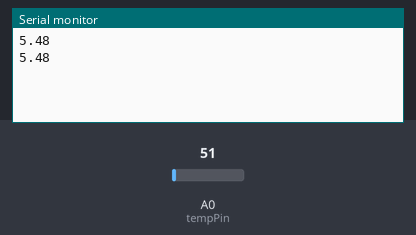
Bench run of a sketch on a simulated Arduino Uno, built with avr-gcc and run on an emulated ATmega328P. Shown: the last lines printed to the serial monitor. The test bench sets the inputs (shaded band); at power-on: A0 (tempPin) = 51.

Above: at 1.8 s.
1.9 s: A0 (tempPin) set to 61
At 2.8 s:
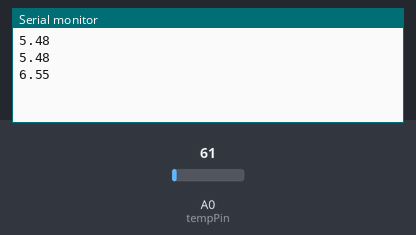
3.4 s: A0 (tempPin) set to 71
At 4.8 s:
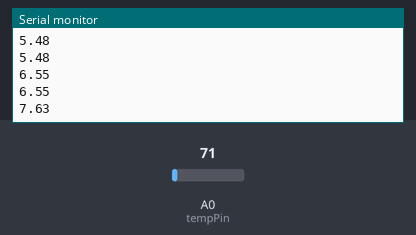
Timing chart, 0 to 6.4 s (numbered marks = the images above; inputs shaded):
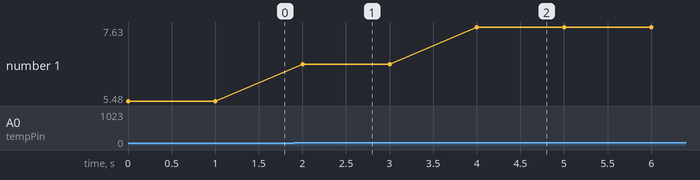

The sketch:

sample.ino
```cpp
float tempC;
int reading;
int temp;
int tempPin = 0;

void setup()
{
analogReference(INPUT);
Serial.begin(9600);
}

void loop()
{
reading = analogRead(tempPin);
tempC = reading / 9.31;
Serial.println(tempC);
delay(1000);
}
```

Measured:
- after the input at 1.9 s, the serial monitor: prints a new line after 0.10 s (image 1)
- after the input at 3.4 s, the serial monitor: prints a new line after 0.60 s (image 2)
- plotted number 1: 5.48 → 6.55 after the input at 1.9 s, 6.55 → 7.63 after the input at 3.4 s
